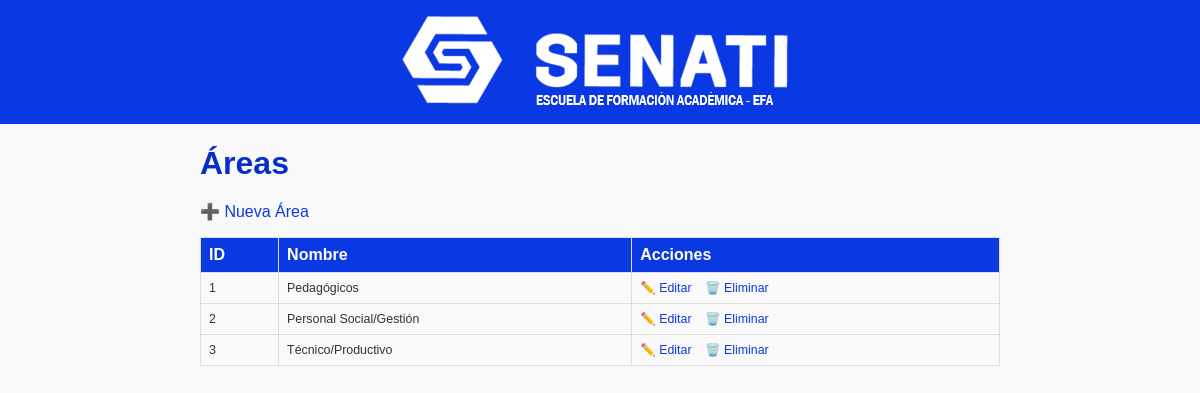
Screenshot of /areas/index.php with the database file from the repository.
### tables this page shows
CREATE TABLE `areas` (
  `id_area` int(11) NOT NULL,
  `nombre` varchar(100) NOT NULL
);

### areas/index.php (the view, shortened to what this page needs)
<?php
require '../config/database.php';
$stmt = $pdo->query("SELECT id_area, nombre FROM areas ORDER BY nombre");
$areas = $stmt->fetchAll();
?>
<!DOCTYPE html>
<html lang="es">
<head>
  <link rel="stylesheet" href="../public/styles.css">
</head>
<body>
<header class="site-header">
  <img src="../pics/logos.png" alt="Logo institucional">
</header>
<div class="container">
  <h1>Áreas</h1>
  <p><a href="create.php">➕ Nueva Área</a></p>
  <table>
    <tr><th>ID</th><th>Nombre</th><th>Acciones</th></tr>
    <?php foreach($areas as $a): ?>
    <tr>
      <td><?= htmlspecialchars($a['id_area'], ENT_QUOTES) ?></td>
      <td><?= htmlspecialchars($a['nombre'], ENT_QUOTES) ?></td>
      <td class="table-actions">
        <a href="edit.php?id=<?= urlencode($a['id_area']) ?>">✏️ Editar</a>
        <a href="delete.php?id=<?= urlencode($a['id_area']) ?>" onclick="return confirm('¿Eliminar esta área?')">🗑️ Eliminar</a>
      </td>
    </tr>
    <?php endforeach; ?>
  </table>
</div>
</body>
</html>

### public/styles.css (style rules this page uses)
:root { --primary-color: #0A39E4; --primary-dark: #082EC9; --primary-light: #3F6BF3; --text-color: #333333; --bg-color: #F9F9F9; }
body { margin: 0; font-family: Arial, sans-serif; background-color: var(--bg-color); color: var(--text-color); }
.site-header { background-color: var(--primary-color); padding: 10px 20px; text-align: center; }
.site-header img { width: 422px; height: 100px; object-fit: contain; }
.container { max-width: 800px; margin: 20px auto; padding: 0 15px; }
h1 { color: var(--primary-dark); margin-bottom: 20px; }
a { color: var(--primary-color); text-decoration: none; }
table { width: 100%; border-collapse: collapse; margin-bottom: 20px; }
table th, table td { border: 1px solid #DDDDDD; padding: 8px; }
table th { background-color: var(--primary-color); color: #FFFFFF; text-align: left; }
.table-actions a { margin-right: 10px; }
table td { font-size: 0.775rem; }

### rows the page displays
areas: id_area "1", nombre "Pedagógicos"
areas: id_area "2", nombre "Personal Social/Gestión"
areas: id_area "3", nombre "Técnico/Productivo"
